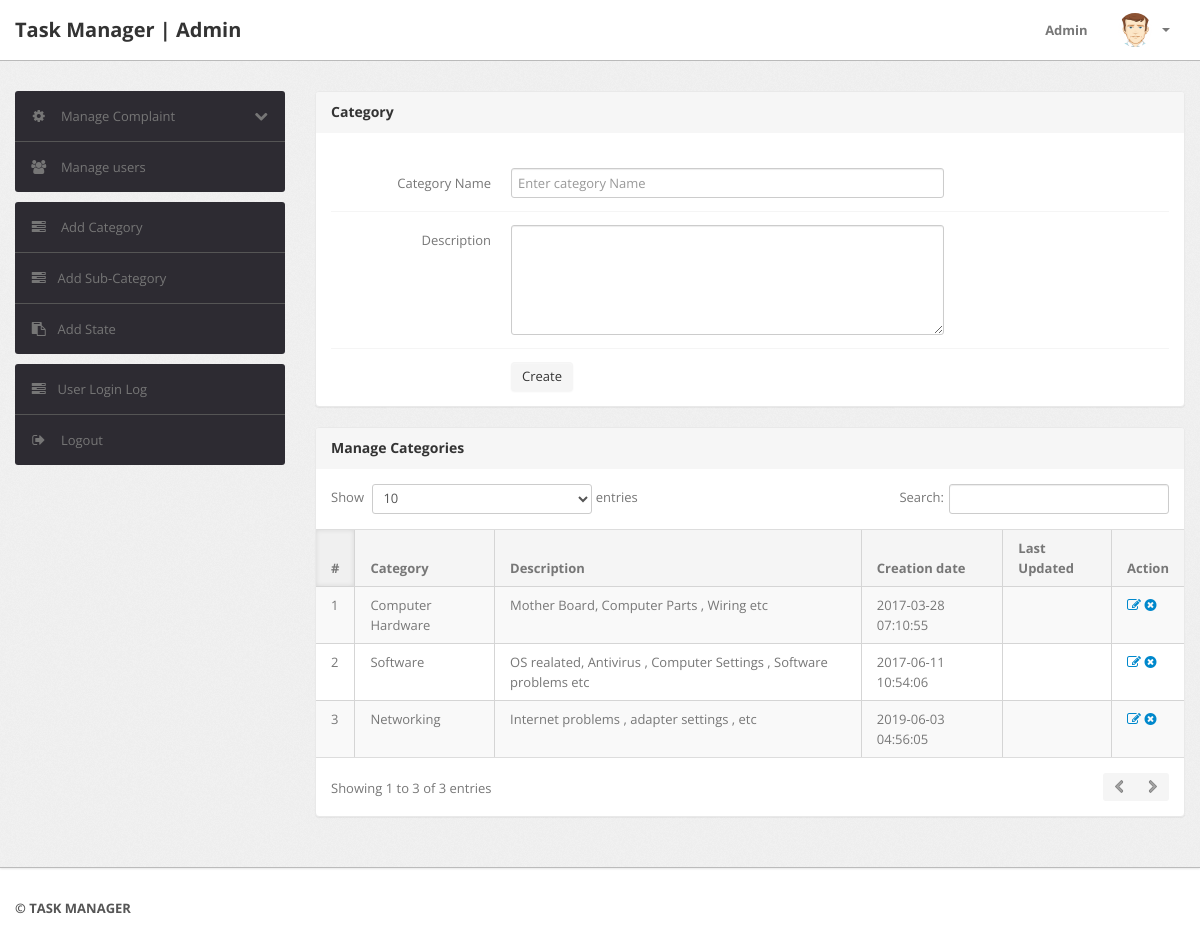
The app's page /admin/category.php (signed in) with its own data.
### tables this page shows
CREATE TABLE `category` (
  `id` int(11) NOT NULL,
  `categoryName` varchar(255) NOT NULL,
  `categoryDescription` longtext NOT NULL,
  `creationDate` timestamp NOT NULL DEFAULT CURRENT_TIMESTAMP,
  `updationDate` varchar(255) DEFAULT NULL
);

### admin/category.php (the view, shortened to what this page needs)
<?php
include('include/config.php');
if(strlen($_SESSION['alogin'])==0)
	{
header('location:index.php');
}
else{
?>
<!DOCTYPE html>
<html lang="en">
<head>
	<link type="text/css" href="bootstrap/css/bootstrap.min.css" rel="stylesheet">
	<link type="text/css" href="bootstrap/css/bootstrap-responsive.min.css" rel="stylesheet">
	<link type="text/css" href="css/theme.css" rel="stylesheet">
	<link type="text/css" href="images/icons/css/font-awesome.css" rel="stylesheet">
</head>
<body>
<?php include('include/header.php');?>
	<div class="wrapper">
		<div class="container">
			<div class="row">
<?php include('include/sidebar.php');?>
			<div class="span9">
					<div class="content">
						<div class="module">
							<div class="module-head">
								<h3>Category</h3>
							</div>
							<div class="module-body">
									<br />
			<form class="form-horizontal row-fluid" name="Category" method="post" >
<div class="control-group">
<label class="control-label" for="basicinput">Category Name</label>
<div class="controls">
<input type="text" placeholder="Enter category Name"  name="category" class="span8 tip" required>
</div>
</div>
<div class="control-group">
											<label class="control-label" for="basicinput">Description</label>
											<div class="controls">
												<textarea class="span8" name="description" rows="5"></textarea>
											</div>
										</div>
	<div class="control-group">
											<div class="controls">
												<button type="submit" name="submit" class="btn">Create</button>
											</div>
										</div>
									</form>
							</div>
						</div>
	<div class="module">
							<div class="module-head">
								<h3>Manage Categories</h3>
							</div>
							<div class="module-body table">
								<table cellpadding="0" cellspacing="0" border="0" class="datatable-1 table table-bordered table-striped	 display" width="100%">
									<thead>
										<tr>
											<th>#</th>
											<th>Category</th>
											<th>Description</th>
											<th>Creation date</th>
											<th>Last Updated</th>
											<th>Action</th>
										</tr>
									</thead>
									<tbody>
<?php $query=mysqli_query($con,"select * from category");
$cnt=1;
while($row=mysqli_fetch_array($query))
{
?>
										<tr>
											<td><?php echo htmlentities($cnt);?></td>
											<td><?php echo htmlentities($row['categoryName']);?></td>
											<td><?php echo htmlentities($row['categoryDescription']);?></td>
											<td> <?php echo htmlentities($row['creationDate']);?></td>
											<td><?php echo htmlentities($row['updationDate']);?></td>
											<td>
											<a href="edit-category.php?id=<?php echo $row['id']?>" ><i class="icon-edit"></i></a>
											<a href="category.php?id=<?php echo $row['id']?>&del=delete" onClick="return confirm('Are you sure you want to delete?')"><i class="icon-remove-sign"></i></a></td>
										</tr>
										<?php $cnt=$cnt+1; } ?>
								</table>
							</div>
						</div>
					</div>
				</div>
			</div>
		</div>
	</div>
<?php include('include/footer.php');?>
</body>
<?php } ?>

### records on screen
category: categoryName "Computer Hardware", categoryDescription "Mother Board, Computer Parts , Wiring etc", creationDate "2017-03-28 07:10:55"
category: categoryName "Software", categoryDescription "OS realated, Antivirus , Computer Settings , Software problems etc", creationDate "2017-06-11 10:54:06"
category: categoryName "Networking", categoryDescription "Internet problems , adapter settings , etc", creationDate "2019-06-03 04:56:05"
